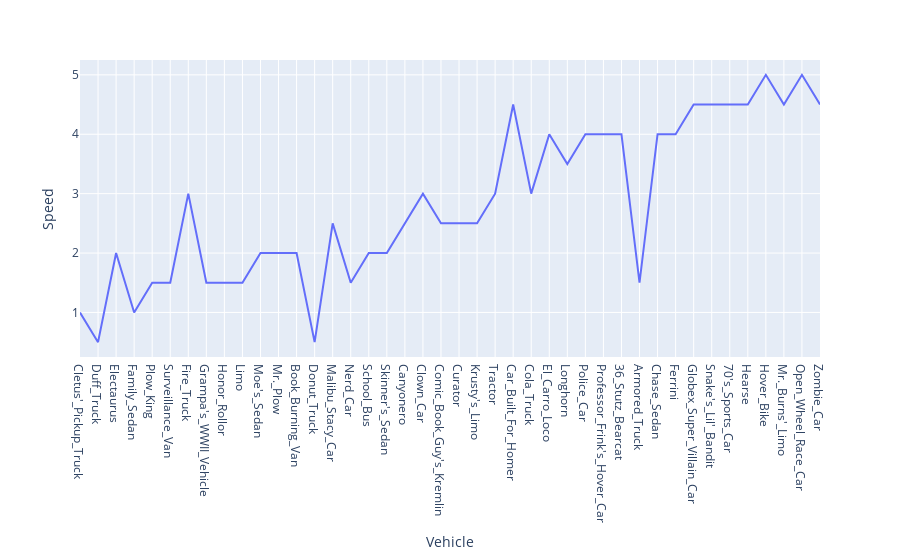

Source (notebook cell):
### Markdown cell above
# <p style="text-align: center;"> Line Plots</p>

### Code cell
import plotly.graph_objects as go
simpsons = pd.read_excel('simpsons.xlsx')
px.line(simpsons, x = 'Vehicle', y = 'Speed', labels = {'x':'Vehicles', 'y':'Speed Ranks'})
#This is a little more interesting if you know that the x-axis contains cars in order
#of increasing level as well, so the speed correlates with progress in the game which is to be expected.

### Figure 1 — Plotly figure (JSON) as saved in the notebook; plotly's stock layout.template omitted (floating-point values rounded to 4 significant figures)
{"data": [{"hovertemplate": "Vehicle=%{x}<br>Speed=%{y}<extra></extra>", "legendgroup": "", "line": {"color": "#636efa", "dash": "solid"}, "marker": {"symbol": "circle"}, "mode": "lines", "name": "", "orientation": "v", "showlegend": false, "type": "scatter", "x": ["Cletus'_Pickup_Truck", "Duff_Truck", "Electaurus", "Family_Sedan", "Plow_King", "Surveillance_Van", "Fire_Truck", "Grampa's_WWII_Vehicle", "Honor_Rollor", "Limo", "Moe's_Sedan", "Mr._Plow", "Book_Burning_Van", "Donut_Truck", "Malibu_Stacy_Car", "Nerd_Car", "School_Bus", "Skinner's_Sedan", "Canyonero", "Clown_Car", "Comic_Book_Guy's_Kremlin", "Curator", "Krusty's_Limo", "Tractor", "Car_Built_For_Homer", "Cola_Truck", "El_Carro_Loco", "Longhorn", "Police_Car", "Professor_Frink's_Hover_Car", "36_Stutz_Bearcat", "Armored_Truck", "Chase_Sedan", "Ferrini", "Globex_Super_Villain_Car", "Snake's_Lil'_Bandit", "70's_Sports_Car", "Hearse", "Hover_Bike", "Mr._Burns'_Limo", "Open_Wheel_Race_Car", "Zombie_Car"], "xaxis": "x", "y": [1, 0.5, 2, 1, 1.5, 1.5, 3, 1.5, 1.5, 1.5, 2, 2, 2, 0.5, 2.5, 1.5, 2, 2, 2.5, 3, 2.5, 2.5, 2.5, 3, 4.5, 3, 4, 3.5, 4, 4, 4, 1.5, 4, 4, 4.5, 4.5, 4.5, 4.5, 5, 4.5, 5, 4.5], "yaxis": "y"}], "layout": {"legend": {"tracegroupgap": 0}, "margin": {"t": 60}, "xaxis": {"anchor": "y", "domain": [0, 1], "title": {"text": "Vehicle"}}, "yaxis": {"anchor": "x", "domain": [0, 1], "title": {"text": "Speed"}}}}
